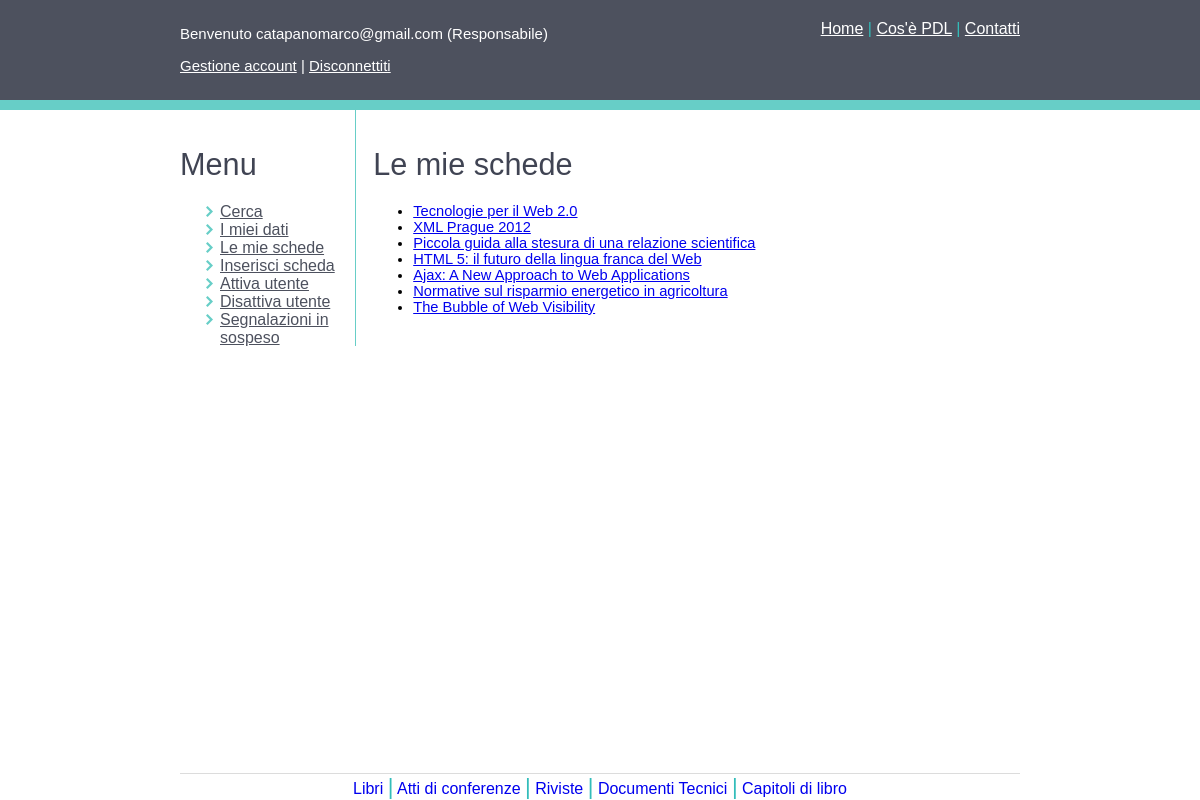
/mie-schede.php (signed in), run on the app's committed database.
### tables this page shows
CREATE TABLE IF NOT EXISTS `scheda` (
  `id_scheda` int(11) NOT NULL AUTO_INCREMENT,
  `titolo` varchar(120) NOT NULL,
  `email_utente` varchar(30) NOT NULL,
  `autore` varchar(70) NOT NULL,
  `keywords` mediumtext NOT NULL,
  `descrizione` text NOT NULL,
  `privato` tinyint(1) NOT NULL,
  `anno` int(11) NOT NULL,
  `url` mediumtext NOT NULL,
  PRIMARY KEY (`id_scheda`)
);

### mie-schede.php (the view, shortened to what this page needs)
<?php
require('functions/config.php');
?>
<!DOCTYPE html PUBLIC "-//W3C//DTD XHTML 1.0 Strict//EN"
        "http://www.w3.org/TR/xhtml1/DTD/xhtml1-strict.dtd">
<html xmlns="http://www.w3.org/1999/xhtml" xml:lang="en" lang="en">
<head>
<link href="css/style.css" rel="stylesheet" type="text/css" />
</head>
<body>
<div id="intestazione_home">
<?php include 'common/header.php'; ?>
</div>
<div id="contenuto">
		<div id="contenuto_left">
		<?php
	 if( $tipoUtente == "Responsabile" )
		include 'common/menu_sx.php';
	 else if( $tipoUtente == "Ammesso" )
   	include 'common/menu_user.php';
		?>
		</div>
		<div id="contenuto_right">
		<h1>Le mie schede</h1>
     <?php
     $query= "SELECT titolo, id_scheda FROM scheda where scheda.email_utente='$emailUtente'";
     if ($result = mysqli_query($link, $query)) {
      echo "<ul>";
    	while ($row = mysqli_fetch_row($result)) {
      echo '<li><a href="#">'.$row[0].'</a></li>';
    }
 		echo "</ul>";
    }
  ?>
		</div>
</div>
<div id="footer">
</div>
</body>
</html>

### css/style.css (style rules this page uses)
body { margin: auto; }
h1 { font-family: "Helvetica", Times, serif; font-size: 23pt; color:#404453; font-weight: normal; }
ul { font-family: "Helvetica", Times, serif; font-size: 11pt; }
#contenuto { margin: 0 auto; width:70%; margin-bottom: 30px; }
#contenuto_left { float: left; margin-top: 2%; height: 200px; width: 19%; }
#contenuto_right { float: right; padding: 2%; border-left: 1px solid #67CEC7; height: auto; width: 75%; }
#intestazione_home { width:auto; height:100px; border-bottom:10px solid #67CEC7; background-color: #4D515E; }
#footer { position: fixed; bottom: 0; width:70%; margin-left:15%; text-align: center; font-family:"Helvetica", Times, serif; background-color: #FFF; border-top: 1px solid #DCDCDC; }
#footer span { color:#33BDBA; font-size:22px; }
#footer a { font-weight: normal; text-decoration: none; }

### data on the page
scheda: titolo "Tecnologie per il Web 2.0"
scheda: titolo "XML Prague 2012"
scheda: titolo "Piccola guida alla stesura di una relazione scientifica"
scheda: titolo "HTML 5: il futuro della lingua franca del Web"
scheda: titolo "Ajax: A New Approach to Web Applications"
scheda: titolo "Normative sul risparmio energetico in agricoltura"
scheda: titolo "The Bubble of Web Visibility"

### other printed values
$emailUtente "catapanomarco@gmail.com"
$tipoUtente "Responsabile"
